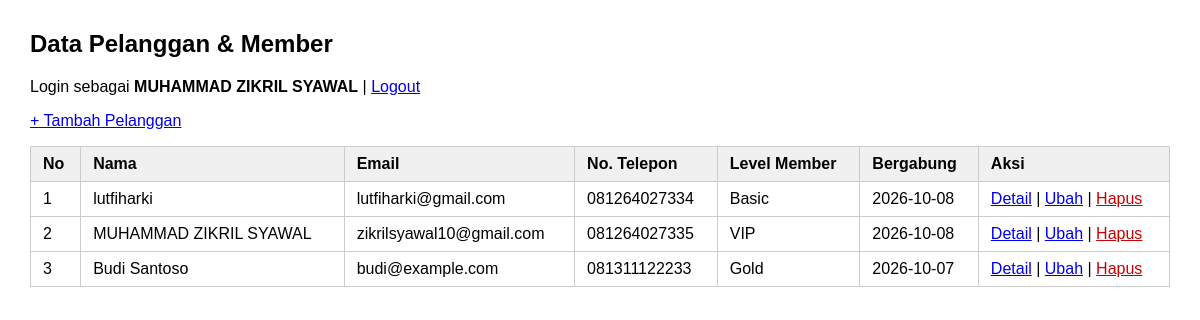
The app's page /index.php (signed in) with its own data.
### tables this page shows
CREATE TABLE `pelanggan` (
  `id` int NOT NULL,
  `nama` varchar(100) NOT NULL,
  `email` varchar(100) NOT NULL,
  `password` varchar(255) NOT NULL,
  `no_telepon` varchar(20) DEFAULT NULL,
  `alamat` text,
  `level_member` enum('Basic','Gold','VIP') NOT NULL DEFAULT 'Basic',
  `tanggal_bergabung` date NOT NULL DEFAULT (curdate()),
  `created_at` timestamp NULL DEFAULT CURRENT_TIMESTAMP,
  `updated_at` timestamp NULL DEFAULT CURRENT_TIMESTAMP ON UPDATE CURRENT_TIMESTAMP
);

### config/database.php (called while the page is built)
<?php
function getConnection(): PDO {
    $host = 'localhost';
    $db   = 'venue_olahraga';
    $user = 'root';
    $pass = '';
    $pdo = new PDO("mysql:host=$host;dbname=$db;charset=utf8mb4", $user, $pass, [
        PDO::ATTR_ERRMODE            => PDO::ERRMODE_EXCEPTION,
        PDO::ATTR_DEFAULT_FETCH_MODE => PDO::FETCH_ASSOC,
    ]);
    return $pdo;
}

### models/pelanggan.php (called while the page is built, shortened)
<?php
require_once __DIR__ . '/../config/database.php';
class Pelanggan {
    private PDO $db;
    public function __construct() {
        $this->db = getConnection();
    }
    public function semua(): array {
        return $this->db->query('SELECT * FROM pelanggan ORDER BY id DESC')->fetchAll();
    }
}

### index.php (the view, shortened to what this page needs)
<?php
require 'models/Pelanggan.php';
$model = new Pelanggan();
$daftar = $model->semua();
?>
<!DOCTYPE html>
<html lang="id">
<head>
</head>
<body>
    <h2>Data Pelanggan & Member</h2>
        <p>Login sebagai <b><?= htmlspecialchars($_SESSION['nama']) ?></b> | <a href="logout.php">Logout</a></p>
    <p><a href="tambah.php">+ Tambah Pelanggan</a></p>
    <table>
        <tr>
            <th>No</th><th>Nama</th><th>Email</th>
            <th>No. Telepon</th><th>Level Member</th><th>Bergabung</th><th>Aksi</th>
        </tr>
        <?php foreach ($daftar as $i => $p): ?>
        <tr>
            <td><?= $i + 1 ?></td>
            <td><?= htmlspecialchars($p['nama']) ?></td>
            <td><?= htmlspecialchars($p['email']) ?></td>
            <td><?= htmlspecialchars($p['no_telepon']) ?></td>
            <td><?= htmlspecialchars($p['level_member']) ?></td>
            <td><?= $p['tanggal_bergabung'] ?></td>
            <td>
                                <a href="detail.php?id=<?= $p['id'] ?>">Detail</a> |
                <a href="ubah.php?id=<?= $p['id'] ?>">Ubah</a> |
                <form method="post" action="hapus.php"
                      onsubmit="return confirm('Hapus pelanggan ini?')">
                    <button type="submit" class="hapus">Hapus</button>
                </form>
            </td>
        </tr>
        <?php endforeach; ?>
    </table>
</body>
</html>

### index.php (style rules this page uses)
body { font-family: Arial, sans-serif; margin: 30px; }
table { border-collapse: collapse; width: 100%; }
th, td { border: 1px solid #ccc; padding: 8px 12px; text-align: left; }
th { background: #f0f0f0; }
form { display: inline; }
.hapus { background: none; border: none; color: #c00; cursor: pointer; font-size: 1em; padding: 0; text-decoration: underline; }

### records on screen
pelanggan: nama "lutfiharki", email "lutfiharki@gmail.com", no_telepon "081264027334", level_member "Basic", tanggal_bergabung "2026-10-08"
pelanggan: nama "MUHAMMAD ZIKRIL SYAWAL", email "zikrilsyawal10@gmail.com", no_telepon "081264027335", level_member "VIP", tanggal_bergabung "2026-10-08"
pelanggan: nama "Budi Santoso", email "budi@example.com", no_telepon "081311122233", level_member "Gold", tanggal_bergabung "2026-10-07"

### other values on screen
$_SESSION['nama'] "MUHAMMAD ZIKRIL SYAWAL"
